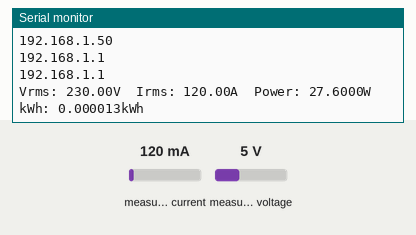
Simulated run of this sketch. Board: ESP32. Parts: the last lines printed to the serial monitor. The test bench sets the inputs (shaded band); at power-on: measured current 120 mA, measured voltage 5 V. WiFi joins after 1.5 s; servers stay silent unless stated; no MQTT or app messages arrive unless stated.

Above: at 2.7 s.
2.8 s: measured current set to 40 mA
At 6.2 s:
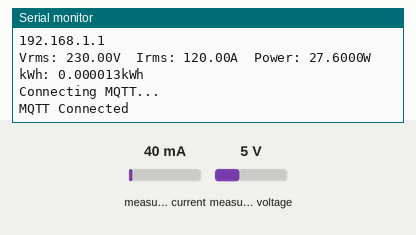
11.1 s: measured voltage set to 0.3 V
At 19.1 s:
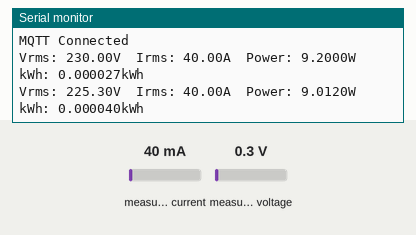
19.4 s: measured current set to 500 mA
At 26.7 s:
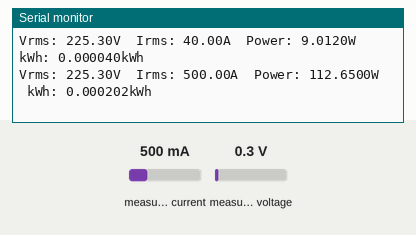
27.7 s: measured voltage set to 3.8 V
At 35.5 s:
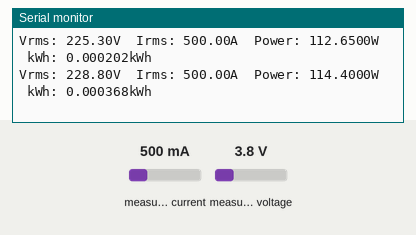
Timing chart, 0 to 37.0 s (numbered marks = the images above; inputs shaded):
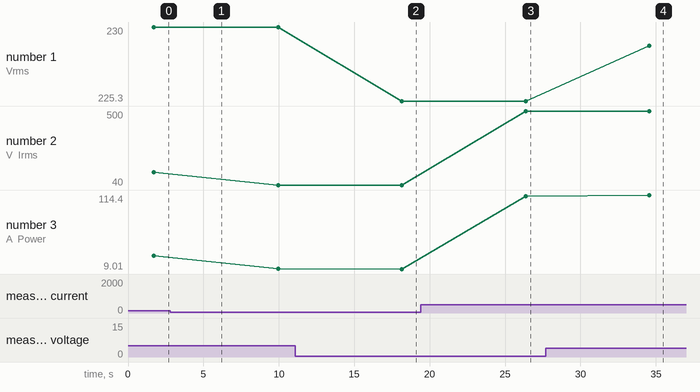

The sketch:

ZMPT_MQTT_Rev9.ino
```cpp
#include <EmonLib.h>
#include <ArduinoJson.h>
#include <WiFi.h>
#include <PubSubClient.h>
#define vCalibration 83.3
#define currCalibration 0.5
#define MAX 2600
//Deklarasi WIFI
const char* wifiSSID = "TP-Link_83B6";//TP-Link_83B6
const char* wifiPassword = "";//67273225
//Deklarasi MQTT
const char* mqtt_server =  "192.168.0.100";//IPv4 Static
const char* mqttUsername = "root";
const char* mqttPassword = "";
//Deklarasi Data
float kWh = 0;
String valuekWh = String(kWh);
unsigned long lastmillis = millis();
WiFiClient espClient;
PubSubClient client(espClient);
EnergyMonitor emon;
//Deklarasi Fungsi
void connectWifi();
void connect_mqtt();
void setup() {
  Serial.begin(115200);
  emon.voltage(34, vCalibration, 1.7); // Input dari ZMPT101B
  emon.current(35, currCalibration); // Input dari SCT013 30A
  connectWifi();
  client.setServer(mqtt_server, 3307);
}
void loop() {
  emon.calcVI(20, 2000);
  Serial.print("Vrms: ");
  Serial.print(emon.Vrms, 2);
  Serial.print("V");
  Serial.print("\tIrms: ");
  Serial.print(emon.Irms*1000, 2);
  Serial.print("A");
  Serial.print("\tPower: ");
  Serial.print(emon.apparentPower, 4);
  Serial.print("W");
  Serial.print("\tkWh: ");
  kWh = kWh + emon.apparentPower * (millis() - lastmillis) / 3600000000.0;
  Serial.print(kWh, 6);
  Serial.println("kWh");
  delay(3000);
  lastmillis = millis();

DynamicJsonDocument doc(200);
  char json[] =
  "{\"emon.Vrms\":\"V\",\"emon.Irms\":\"I\",\"emon.apparentPower\":\"P\",\"kWh\":\"W\"}";
DeserializationError error = deserializeJson(doc, json);
   if (error) {
    Serial.print(F("deserializeJson() failed: "));
    Serial.println(error.f_str());
    return;
  const char* Vrms = doc["Vrms"];
  const char* Irms = doc["Irms"];
  const char* apparentPower = doc["apparentPower"];
  String(kWh) = doc["kWh"];
  long time = doc["time"];
  Serial.print("Parsing emon.Vrms : ");
  Serial.println(Vrms);
  Serial.print(emon.Vrms, 2);
  Serial.println("V");
  Serial.print("Parsing emon.Irms: ");
  Serial.println(Irms);
  Serial.print(emon.Irms*1000, 2);
  Serial.println("mA");
  Serial.print("Parsing emon.apparentPower: ");
  Serial.println(apparentPower);
  Serial.print(emon.apparentPower, 2);
  Serial.println("P");
  Serial.print("Parsing kWh: ");
  Serial.println(kWh);
  }
  if (!client.connected())
  {
    connect_mqtt();
    Serial.println("MQTT Connected");
    client.publish("esp32/energy_meter", "ESP 32 Online!");
}
   client.loop();
    client.publish("volt",  doc["Vrms"]);
    client.publish("amp",   doc["Irms"]);
    client.publish("daya",  doc["apparentPower"]);
    client.publish("kwh",   doc["kWh"]);
    delay(5000);
}
void connect_mqtt() {
  while (!client.connected())
  {
    Serial.println("Connecting MQTT...");
    if (client.connect("esp32"))
    {
    client.subscribe("esp32/energy meter");
    }
  }
}
void connectWifi() {
  Serial.println("Connecting To Wifi");
  WiFi.begin(wifiSSID, wifiPassword);
  while (WiFi.status() != WL_CONNECTED)
  {
  Serial.print(".");
  delay(500);
  }
  Serial.println("Wifi Connected");
  Serial.println(WiFi.SSID());
  Serial.println(WiFi.RSSI());
  Serial.println(WiFi.macAddress());
  Serial.println(WiFi.localIP());
  Serial.println(WiFi.gatewayIP());
  Serial.println(WiFi.dnsIP());
}
```

Measured:
- after the input at 11.1 s, the serial monitor: prints a new line after 7.1 s (image 2)
- after the input at 19.4 s, the serial monitor: prints a new line after 7.0 s (image 3)
- after the input at 27.7 s, the serial monitor: prints a new line after 6.9 s (image 4)
- plotted number 1: 230 → 225.3 after the input at 11.1 s, 225.3 → 228.8 after the input at 27.7 s
- plotted number 2: 120 → 40 after the input at 2.8 s, 40 → 500 after the input at 19.4 s
- plotted number 3: 27.6 → 9.2 after the input at 2.8 s, 9.2 → 9.01 after the input at 11.1 s, 9.01 → 112.65 after the input at 19.4 s, 112.65 → 114.4 after the input at 27.7 s
